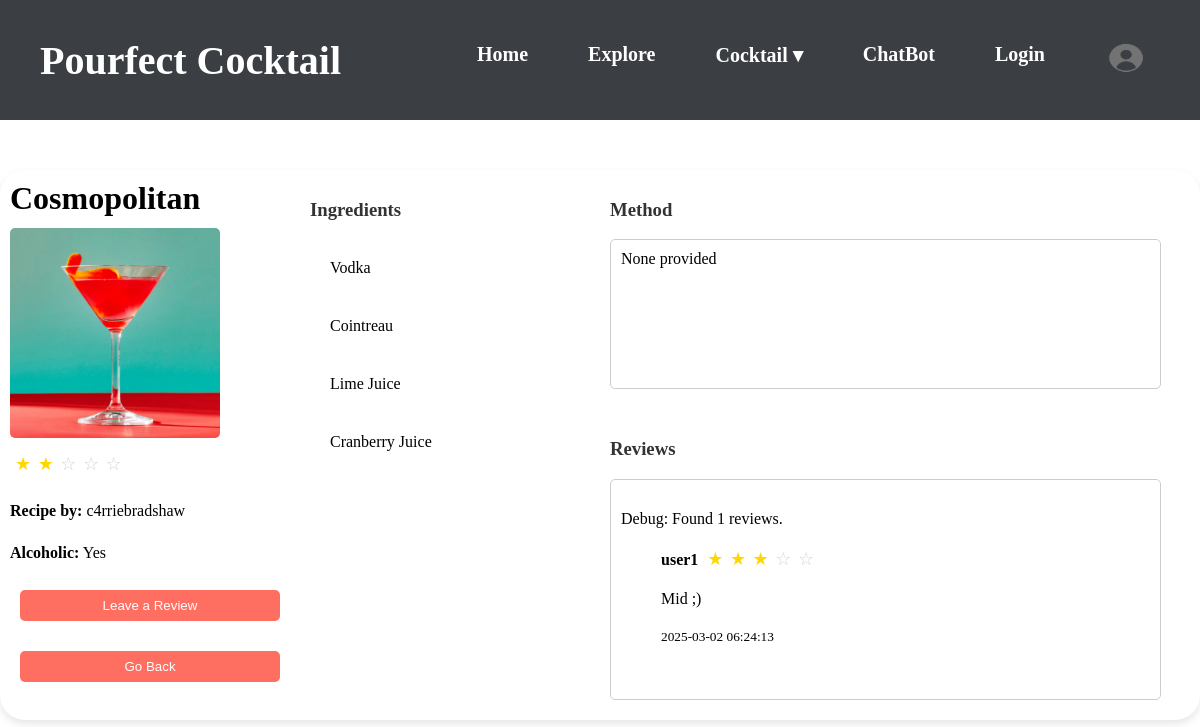
The app's page /explore.html?id=1 with its own data.
### models.py (models this page shows)
class cocktails(Base):
    __tablename__ = 'cocktails'
    id = Column(Integer, primary_key=True)
    name = Column(String)

### tables this page shows
CREATE TABLE reviews (
    id INTEGER PRIMARY KEY AUTOINCREMENT,
    user_id INTEGER NOT NULL,
    cocktail_id INTEGER NOT NULL,
    rating INTEGER CHECK (rating BETWEEN 1 AND 5) NOT NULL,
    review_text TEXT DEFAULT '',
    created_at TIMESTAMP DEFAULT CURRENT_TIMESTAMP,
    FOREIGN KEY (user_id) REFERENCES users(id) ON DELETE CASCADE,
    FOREIGN KEY (cocktail_id) REFERENCES cocktails(id) ON DELETE CASCADE
);

CREATE TABLE users (
    id INTEGER PRIMARY KEY AUTOINCREMENT,
    username TEXT UNIQUE NOT NULL,
    email TEXT UNIQUE NOT NULL,
    password TEXT NOT NULL
);

CREATE TABLE ingredients (
    id INTEGER PRIMARY KEY AUTOINCREMENT,
    name VARCHAR(255) NOT NULL UNIQUE
);

### main.py (the view, shortened to what this page needs)
@app.route('/explore.html')
def explore():
    db = get_db()
    cocktail_id = request.args.get("id") #Taking data from the user input if card clicked
    user_id = session.get("user_id")
    favorite_cocktail_ids = {
        row["cocktail_id"] for row in db.execute(
            "SELECT cocktail_id FROM favorites WHERE user_id = ?", (user_id,)
        ).fetchall()
    }
    if cocktail_id:
        selected_cocktail = db.execute(
            "SELECT * FROM cocktails WHERE id = ?", (cocktail_id,)
        ).fetchone()
        ingredients = db.execute(
            """SELECT ingredients.name
               FROM ingredients
               JOIN cocktail_ingredients ON ingredients.id = cocktail_ingredients.ingredient_id
               WHERE cocktail_ingredients.cocktail_id = ?""", (cocktail_id,)
        ).fetchall()
        reviews = db.execute(
            """SELECT reviews.rating, reviews.review_text, users.username, reviews.created_at
               FROM reviews
               JOIN users ON reviews.user_id = users.id
               WHERE reviews.cocktail_id = ?
               ORDER BY reviews.created_at DESC""", (cocktail_id,)
        ).fetchall()
        return render_template("explore.html", selected_cocktail=selected_cocktail, ingredients=ingredients, reviews=reviews, favorite_cocktail_ids = favorite_cocktail_ids)

### main.py (called while the page is built)
def get_db():
    if "db" not in g:
        g.db = sqlite3.connect(DATABASE, detect_types=sqlite3.PARSE_DECLTYPES)
        g.db.row_factory = sqlite3.Row
    return g.db

### templates/explore.html (shortened to what this page needs)
<!DOCTYPE html>
<html lang="en">
<head>
    <link rel="stylesheet" href="{{ url_for('static', filename='styles.css') }}">
</head>
<body class = "explore">
    {% include 'navbar.html' %}
    {% if selected_cocktail %}
    <div class="cocktail-details-container">
            <div class="recipe-column1">
                <h1>{{ selected_cocktail.name }}</h1>
                <br>
                <img src="{{ url_for('static', filename=selected_cocktail.image) }}" alt="{{ selected_cocktail.name }}">
                <div class="rating">
                    {% set rating = (selected_cocktail.popularity / selected_cocktail.reviews_number) | round(1) %}
                    {% for i in range(1, 6) %}
                        {% if i <= rating %}
                            <span class="star filled">★</span>
                        {% else %}
                            <span class="star empty">☆</span>
                        {% endif %}
                    {% endfor %}
                </div>
                <p><strong>Recipe by:</strong> {{ selected_cocktail.recipe_by }}</p>
                <p><strong>Alcoholic:</strong> {% if selected_cocktail.alcohol_content == 1 %} Yes {% else %} No {% endif %}</p>
                <button onclick="openReviewModal()">Leave a Review</button>
                <button onclick="history.back()">Go Back</button>
            </div>
            <div class="review-column">
                <h3>Reviews</h3>
                <div class="review-textbox">
                {% if reviews %}
                    <p>Debug: Found {{ reviews|length }} reviews.</p>
                    <ul>
                        {% for review in reviews %}
                            <li>
                                <strong>{{ review.username }}</strong>
                                <span class="rating">
                                    {% for i in range(1, 6) %}
                                        {% if i <= review.rating %}
                                            <span class="star filled">★</span>
                                        {% else %}
                                            <span class="star empty">☆</span>
                                        {% endif %}
                                    {% endfor %}
                                </span>
                                <p>{{ review.review_text }}</p>
                                <small>{{ review.created_at }}</small>
                            </li>
                        {% endfor %}
                    </ul>
                {% else %}
                    <p>Debug: No reviews found.</p>
                {% endif %}
                </div>
            </div>
            <div class="recipe-column2">
                <h3>Ingredients</h3>
                <ul>
                    {% for ingredient in ingredients %}
                        <li>{{ ingredient.name }}</li>
                    {% endfor %}
                </ul>
            </div>
            <div class="recipe-column3">
                <h3>Method</h3>
                <div class="method-textbox">{{ selected_cocktail.method }}</div>
            </div>
    {% endif %}
</body>
</html>

### static/styles.css (style rules this page uses)
:root { --primary-color: #3b3e42; --accent-color: #ff6f61; --hover-color: #e65c50; }
body { background-color: white; font-family: "Tinos", serif; color: black; margin:0; padding:0; width: 100%; }
div { box-sizing: border-box; }
p { font-size: 16px; line-height: 1.6; }
.rating { font-size: 40px; color: gold; }
.star { display: inline-block; margin-right: 2px; }
.filled { color: gold; }
.empty { color: lightgray; }
.cocktail-details-container { box-shadow: 0px 4px 8px rgba(0, 0, 0, 0.1); display: grid; grid-template-areas: "A B C C" "A B D D"; grid-template-columns: 1fr 1fr 2fr; grid-template-rows: auto auto; border-radius: 25px; width: 1200px; min-height: 550px; margin: auto; margin-top: 50px; overflow: hidden; position: relative; }
.recipe-column1 { grid-area: A; display: flex; color: black; flex-direction: column; gap: 10px; padding: 10px; width: 100%; position: relative; }
.recipe-column1 h1 { position: absolute; top: 0; left: 0; margin: 0; padding: 10px; }
.recipe-column1 img { width: 210px; height: 210px; border-radius: 5px; margin-top: 20px; }
.recipe-column1 p { margin: 5px 0; line-height: 1.4; }
.recipe-column2 { grid-area: B; border-radius: 25px; display: flex; flex-direction: column; align-items: flex-start; justify-content: flex-start; padding: 10px; color: black; }
.recipe-column2 ul { gap: 10px; max-width: 100%; padding: 10px; margin: 0; }
.recipe-column2 li { list-style: none; padding: 10px; border-radius: 5px; max-width: calc(100% - 20px); white-space: nowrap; }
.recipe-column2 ul li { margin-bottom: 20px; }
.recipe-column3 { grid-area: C; display: flex; flex-direction: column; justify-content: flex-start; align-items: flex-start; padding: 10px; color: white; }
.method-textbox { width: 100%; height: 150px; max-width: 95%; border: 1px solid #ccc; padding: 10px; border-radius: 5px; overflow-y: auto; background-color: white; color: black; }
.review-column { grid-area: D; display: flex; flex-direction: column; align-items: flex-start; justify-content: flex-start; padding: 10px; max-height: 300px; overflow-y: auto; color: white; }
.review-textbox { width: 100%; height: 400px; max-width: 95%; border: 1px solid #ccc; padding: 10px; border-radius: 5px; overflow-y: auto; background-color: white; color: black; border: 1px solid #ccc; }
* { box-sizing:border-box }
ul, ol { list-style: none; }
h2, h3 { color: #333; }
.rating { padding: 5px; color: gold; }
.remove-favorite-button, button { background: var(--accent-color); color: white; border: none; padding: 8px 12px; margin: 10px; cursor: pointer; border-radius: 5px; transition: background 0.3s; }
.rating { color: gold; font-size: 18px; margin-bottom: 5px; }

### records on screen
cocktails: name "Cosmopolitan", image (picture), recipe_by "c4rriebradshaw", method "None provided"
reviews: username "user1", rating 3 (drawn), review_text "Mid ;)", created_at "2025-03-02 06:24:13"
ingredients: name "Vodka"
ingredients: name "Cointreau"
ingredients: name "Lime Juice"
ingredients: name "Cranberry Juice"

### other values on screen
{{ reviews|length }} "1"
